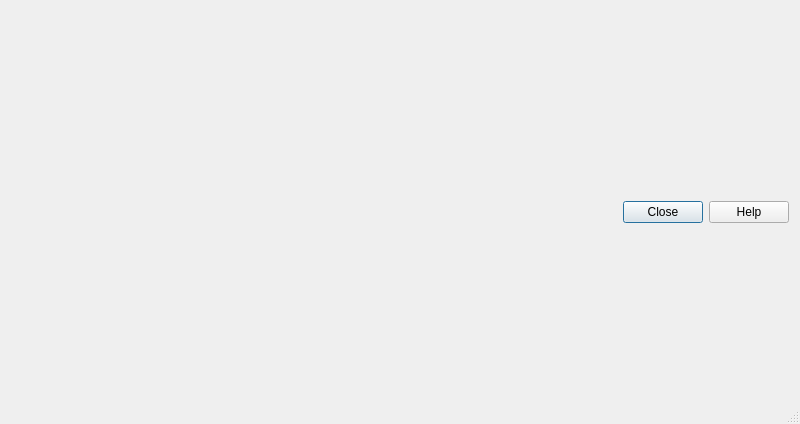
<?xml version="1.0" encoding="UTF-8"?>
<ui version="4.0">
 <class>QgsBrowserPropertiesDialogBase</class>
 <widget class="QDialog" name="QgsBrowserPropertiesDialogBase">
  <property name="geometry">
   <rect>
    <x>0</x>
    <y>0</y>
    <width>800</width>
    <height>424</height>
   </rect>
  </property>
  <property name="windowTitle">
   <string>Dialog</string>
  </property>
  <property name="sizeGripEnabled">
   <bool>true</bool>
  </property>
  <layout class="QVBoxLayout" name="verticalLayout">
   <item>
    <layout class="QVBoxLayout" name="mLayout"/>
   </item>
   <item>
    <widget class="QDialogButtonBox" name="mButtonBox">
     <property name="sizePolicy">
      <sizepolicy hsizetype="Expanding" vsizetype="Maximum">
       <horstretch>0</horstretch>
       <verstretch>0</verstretch>
      </sizepolicy>
     </property>
     <property name="orientation">
      <enum>Qt::Horizontal</enum>
     </property>
     <property name="standardButtons">
      <set>QDialogButtonBox::Close|QDialogButtonBox::Help</set>
     </property>
    </widget>
   </item>
  </layout>
 </widget>
 <resources/>
 <connections>
  <connection>
   <sender>mButtonBox</sender>
   <signal>accepted()</signal>
   <receiver>QgsBrowserPropertiesDialogBase</receiver>
   <slot>accept()</slot>
   <hints>
    <hint type="sourcelabel">
     <x>248</x>
     <y>254</y>
    </hint>
    <hint type="destinationlabel">
     <x>157</x>
     <y>274</y>
    </hint>
   </hints>
  </connection>
  <connection>
   <sender>mButtonBox</sender>
   <signal>rejected()</signal>
   <receiver>QgsBrowserPropertiesDialogBase</receiver>
   <slot>reject()</slot>
   <hints>
    <hint type="sourcelabel">
     <x>316</x>
     <y>260</y>
    </hint>
    <hint type="destinationlabel">
     <x>286</x>
     <y>274</y>
    </hint>
   </hints>
  </connection>
 </connections>
</ui>
